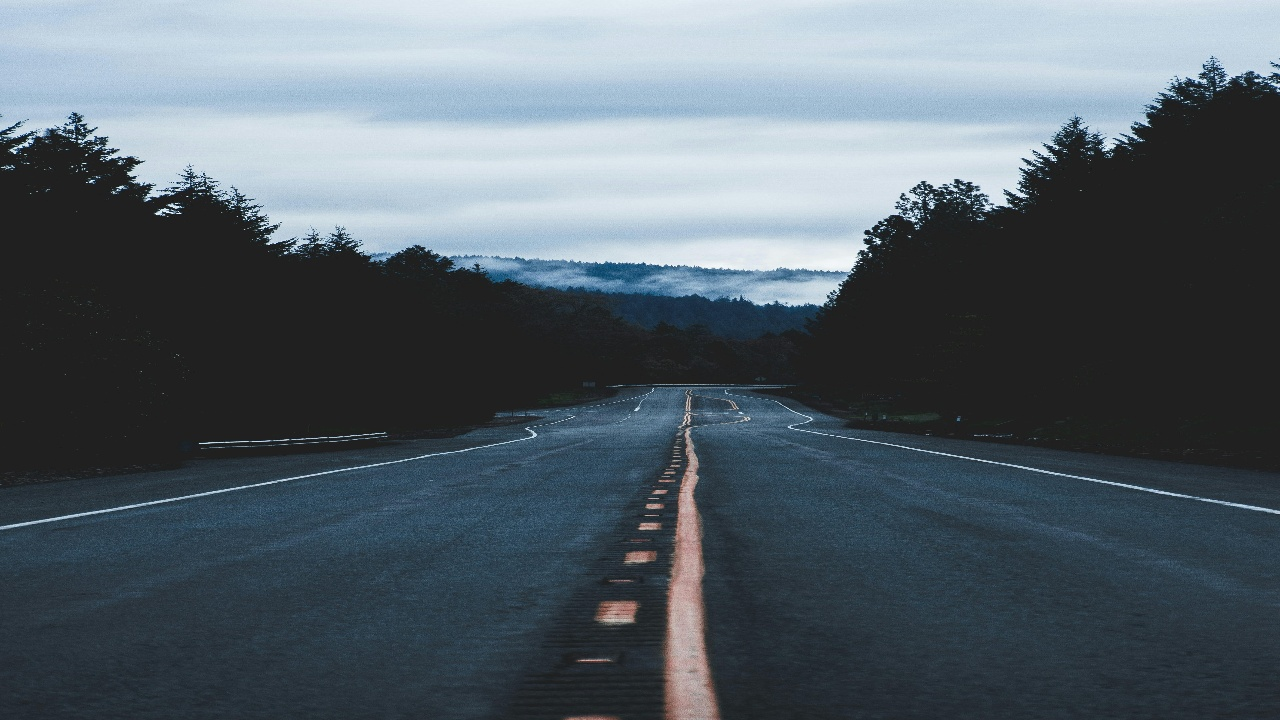
#> input picture input_images/road_01.jpg, 1280 x 720 px; its folder holds only this picture in this run
$ python road_analysis.py   (older library calls are emulated)
#> lines starting #> are read from the running program, lines starting #| are printed output that depends on the picture; after the words box and inside, x2 and y2 are one past the last pixel; in counts of white or black regions, pixels touching at a corner belong together
import cv2
import numpy as np
import os
import matplotlib.pyplot as plt
from skimage.segmentation import slic
from skimage.util import img_as_float

# =========================
# 建立目錄
# =========================
output_dir = "output_results"
os.makedirs(output_dir, exist_ok=True)
comparison_dir = "process_comparison"
os.makedirs(comparison_dir, exist_ok=True)

input_dir = "input_images"
image_files = sorted([f for f in os.listdir(input_dir) if f.endswith(".jpg")])

def optimize_image(image):
    lab = cv2.cvtColor(image, cv2.COLOR_BGR2LAB)
    l, a, b = cv2.split(lab)
    clahe = cv2.createCLAHE(clipLimit=1.2, tileGridSize=(8, 8))
    cl = clahe.apply(l)
    limg = cv2.merge((cl, a, b))
    return cv2.cvtColor(limg, cv2.COLOR_LAB2BGR)

for i, img_file in enumerate(image_files):
    image_path = os.path.join(input_dir, img_file)
    image = cv2.imread(image_path)
#> image is the input picture: shape (720, 1280, 3); mean B, G, R 105.5, 97, 85.6
    if image is None:
        continue

    h, w = image.shape[:2]
    enhanced = optimize_image(image)

    # 1. 取得道路色彩種子 (底部中央區域)
    seed_y1, seed_y2 = int(h*0.85), int(h*0.95)
    seed_x1, seed_x2 = int(w*0.45), int(w*0.55)
    seed_area = enhanced[seed_y1:seed_y2, seed_x1:seed_x2]
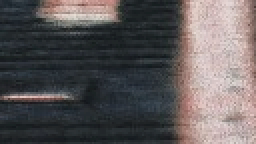
#> seed_area: shape (72, 128, 3) (shown 2 times larger); mean B, G, R 89.5, 88.7, 93.5
    avg_seed_color = np.mean(seed_area, axis=(0, 1))
#> avg_seed_color = [89.48, 88.73, 93.54]

    # 2. 梯度平滑度
    gray = cv2.cvtColor(enhanced, cv2.COLOR_BGR2GRAY)
    sobel = cv2.Sobel(gray, cv2.CV_64F, 1, 1, ksize=3)
    abs_sobel = np.absolute(sobel)
    smooth_mask = np.where(abs_sobel < 60, 255, 0).astype(np.uint8)
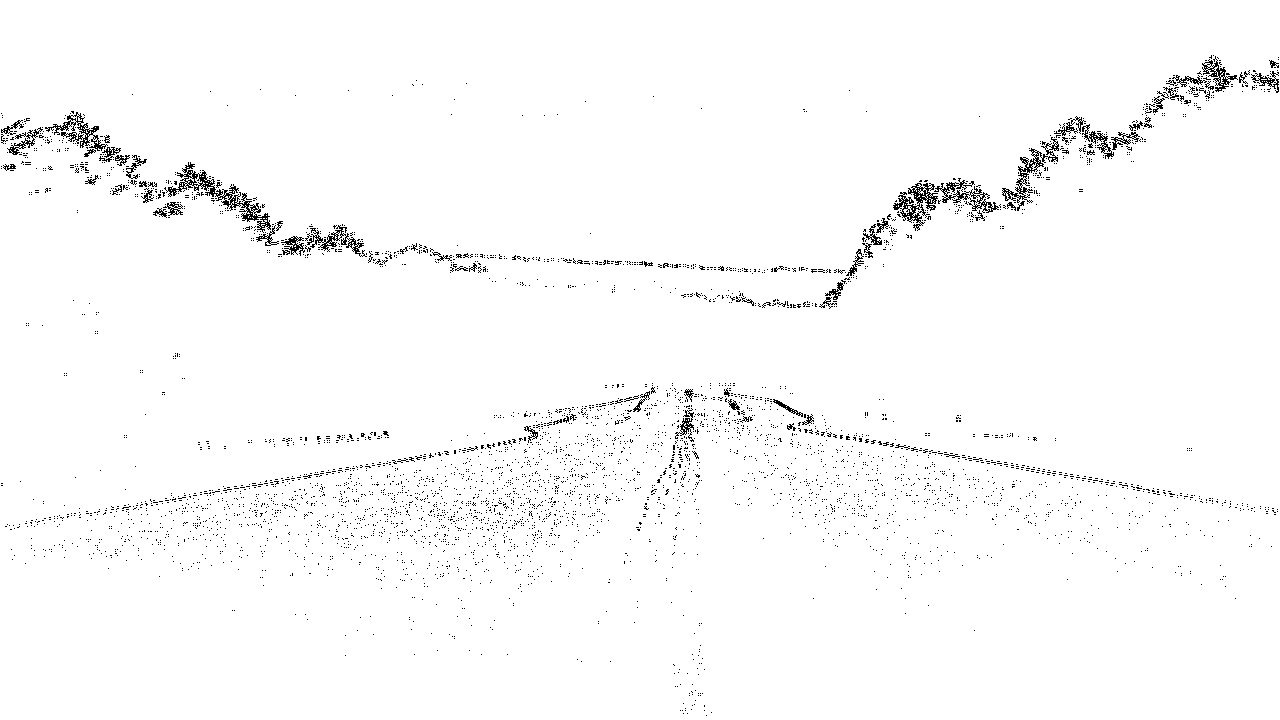
#> smooth_mask: shape (720, 1280); 98.1% white; black in thin lines or dots

    # 3. 幾何梯形 ROI (針對斜坡問題收窄底邊)
    roi_poly = np.array([
        [int(w*0.15), h],           # 收窄底邊從 0.02 -> 0.15
        [int(w*0.45), int(h*0.42)],
        [int(w*0.55), int(h*0.42)],
        [int(w*0.85), h]            # 收窄底邊從 0.98 -> 0.85
    ], dtype=np.int32)
    geom_mask = np.zeros((h, w), dtype=np.uint8)
    cv2.fillPoly(geom_mask, [roi_poly], 255)
#> geom_mask: shape (720, 1280); 23.3% white; 1 white region, box (x1, y1, x2, y2) and area: (192, 302, 1089, 720) 214434

    # 4. 多重顏色遮罩
    hsv = cv2.cvtColor(enhanced, cv2.COLOR_BGR2HSV)
#> hsv: shape (720, 1280, 3); mean H, S, V 76.8, 48, 107.9
    lower_gray = np.array([0, 0, 30])
    upper_gray = np.array([180, 100, 180])
    mask_gray = cv2.inRange(hsv, lower_gray, upper_gray)
#> mask_gray: shape (720, 1280); 62.7% white; 11426 black regions (11193 under 20 px), largest, box (x1, y1, x2, y2) and area: (0, 0, 1280, 340) 263648, (0, 425, 670, 568) 16210, (480, 336, 813, 424) 10298

    lower_yellow = np.array([15, 30, 80])
    upper_yellow = np.array([40, 255, 255])
    mask_yellow = cv2.inRange(hsv, lower_yellow, upper_yellow)
#> mask_yellow: shape (720, 1280); 0% white in thin lines or dots, all inside (x1, y1, x2, y2) = (601, 509, 706, 673)

    road_seed_mask = cv2.bitwise_or(mask_gray, mask_yellow)

    # 5. SLIC
    rgb = cv2.cvtColor(enhanced, cv2.COLOR_BGR2RGB)
    segments = slic(img_as_float(rgb), n_segments=500, compactness=10, channel_axis=2)
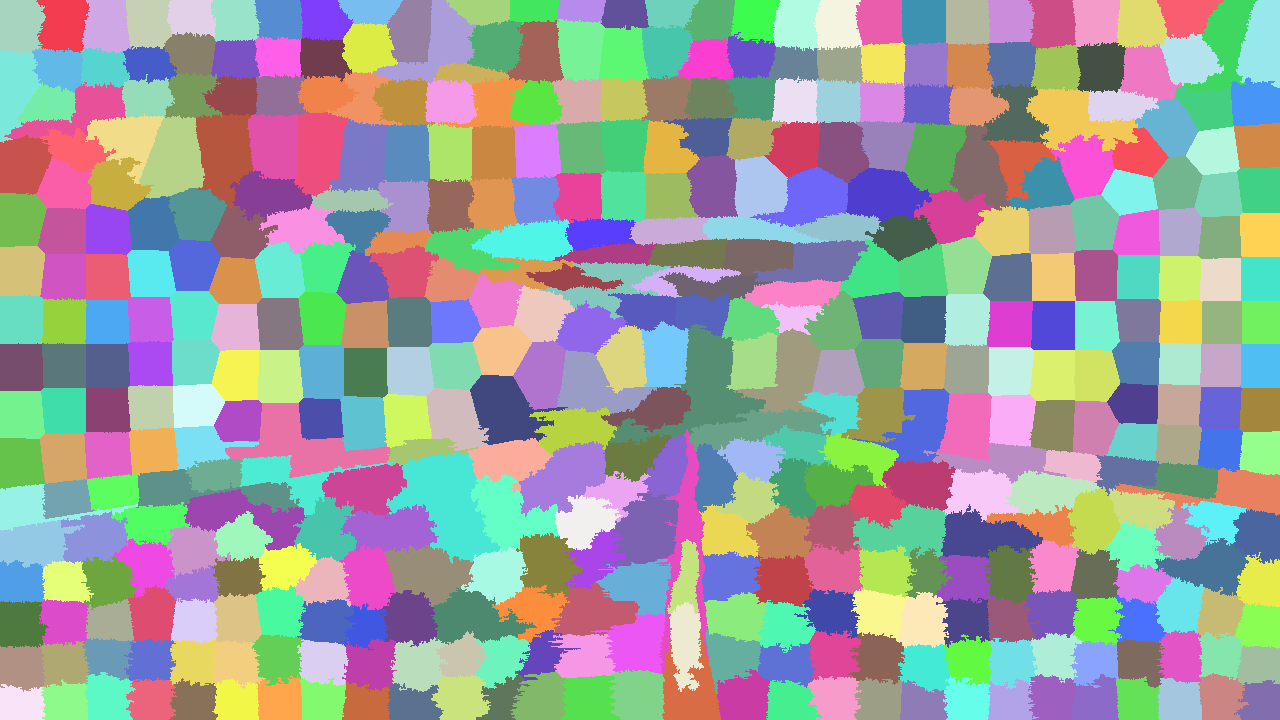
#> segments: shape (720, 1280) int64; 446 distinct labels, from 1 to 446; one colour per label, 0 black

    # 綜合過濾 (顏色 + 幾何 + 平滑)
    combined_ref_mask = cv2.bitwise_and(road_seed_mask, geom_mask)
#> combined_ref_mask: shape (720, 1280); 17.6% white; 501 white regions (487 under 20 px), largest, box (x1, y1, x2, y2) and area: (192, 302, 1089, 720) 159905, (638, 346, 725, 376) 844, (563, 495, 585, 512) 103
    combined_ref_mask = cv2.bitwise_and(combined_ref_mask, smooth_mask)
#> combined_ref_mask: shape (720, 1280); 17.4% white; 672 white regions (646 under 20 px), largest, box (x1, y1, x2, y2) and area: (192, 302, 1089, 720) 156220, (638, 346, 725, 376) 844, (742, 462, 764, 486) 218

    # 6. 超像素投票 (加入色彩種子距離檢查)
    mask = np.zeros((h, w), dtype=np.uint8)
    for seg_val in np.unique(segments):
        region = (segments == seg_val)

        # 計算與種子顏色的歐幾里得距離
        seg_color = np.mean(enhanced[region], axis=0)
        color_dist = np.linalg.norm(seg_color - avg_seed_color)

        # 投票門檻
        if np.mean(combined_ref_mask[region] > 0) > 0.25 and color_dist < 60:
            mask[region] = 255
#> this loop made 446 passes
#> (seg_color, color_dist) on passes 1 to 3: ([214.9, 196.8, 177.2], 185.5), ([219.1, 202.6, 183.8], 194.7), ([221, 206.1, 188.5], 200.2)
#> mask: shape (720, 1280); 13.6% white; 2 white regions, box (x1, y1, x2, y2) and area: (213, 324, 766, 720) 82147, (694, 425, 1038, 693) 43532

    # 7. 橫向連通強化
    bridge_kernel = np.ones((5, 25), np.uint8)
    mask = cv2.morphologyEx(mask, cv2.MORPH_CLOSE, bridge_kernel)
#> mask: shape (720, 1280); 14.1% white; 1 white region, box (x1, y1, x2, y2) and area: (213, 324, 1038, 720) 130239

    # 8. GrabCut & Final CC
    bgdModel = np.zeros((1, 65), np.float64)
    fgdModel = np.zeros((1, 65), np.float64)
    gc_mask = np.where((mask > 0), 3, 2).astype('uint8')
    if np.any(gc_mask == 3):
        cv2.grabCut(image, gc_mask, None, bgdModel, fgdModel, 3, cv2.GC_INIT_WITH_MASK)
        mask = np.where((gc_mask == 1) | (gc_mask == 3), 255, 0).astype('uint8')
#> mask: shape (720, 1280); 36.3% white; 758 white regions (752 under 20 px), largest, box (x1, y1, x2, y2) and area: (0, 385, 1280, 720) 332663, (653, 384, 719, 385) 66, (900, 193, 910, 203) 35, (895, 202, 905, 209) 28, (753, 385, 778, 386) 25, (973, 186, 980, 191) 22

    num_labels, labels, stats, _ = cv2.connectedComponentsWithStats(mask)
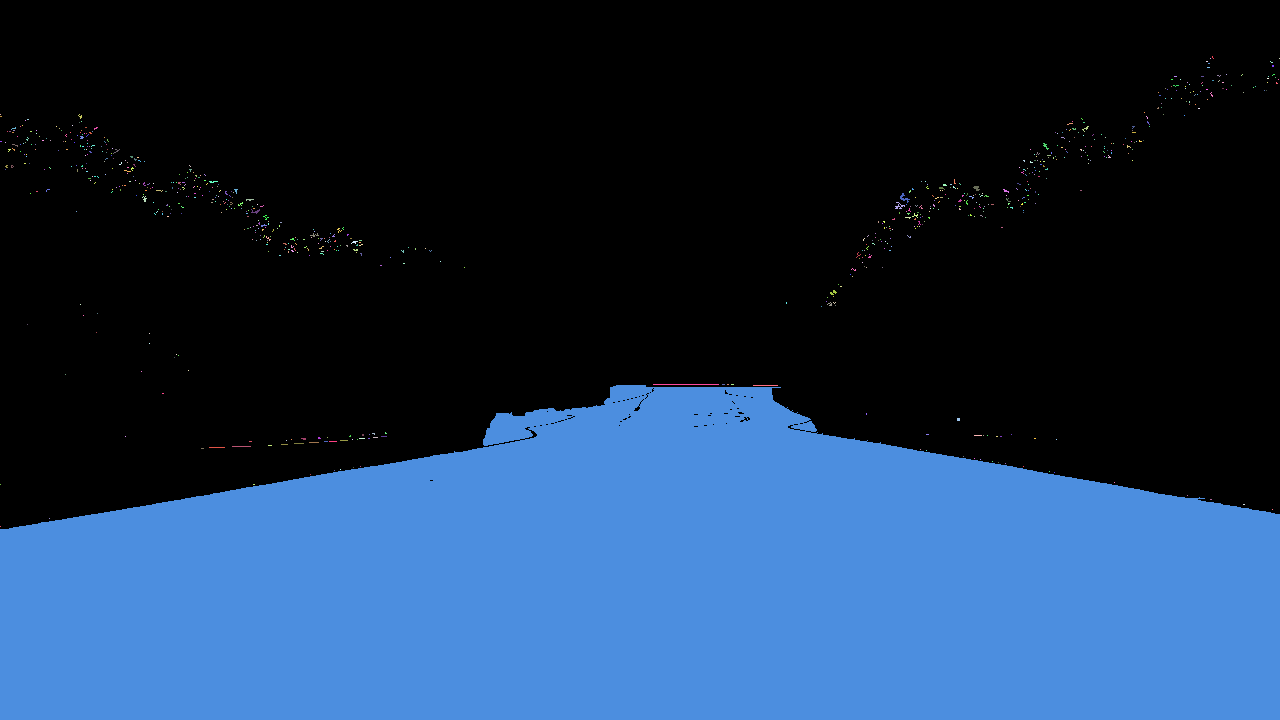
#> labels: shape (720, 1280) int32; 759 distinct labels, from 0 to 758; one colour per label, 0 black
#> num_labels = 759; stats = 759 rows, first 6: [0, 0, 1280, 529, 587048], [1212, 56, 2, 3, 3], [1210, 58, 1, 1, 1], [1279, 58, 1, 1, 1], [1206, 61, 2, 1, 2], [1270, 61, 3, 2, 3]
    if num_labels > 1:
        largest = 1 + np.argmax(stats[1:, cv2.CC_STAT_AREA])
#> largest = 688
        final_mask = (labels == largest).astype(np.uint8) * 255
#> final_mask: shape (720, 1280); 36.1% white; 1 white region, box (x1, y1, x2, y2) and area: (0, 385, 1280, 720) 332663
    else:
        final_mask = mask

    overlay = image.copy()
    overlay[final_mask > 0] = [0, 0, 255]
    output = cv2.addWeighted(overlay, 0.4, image, 0.6, 0)
    cv2.imwrite(os.path.join(output_dir, f"road_final_slic_{img_file}"), output)

    plt.figure(figsize=(15, 5))
    plt.subplot(1, 3, 1); plt.imshow(cv2.cvtColor(image, cv2.COLOR_BGR2RGB)); plt.title("Original")
    plt.subplot(1, 3, 2); plt.imshow(combined_ref_mask, cmap="gray"); plt.title("Seed Color & Tight ROI")
    plt.subplot(1, 3, 3); plt.imshow(cv2.cvtColor(output, cv2.COLOR_BGR2RGB)); plt.title("Final Result")
    plt.tight_layout()
    plt.savefig(os.path.join(comparison_dir, f"Figure_{i+1}.png"))
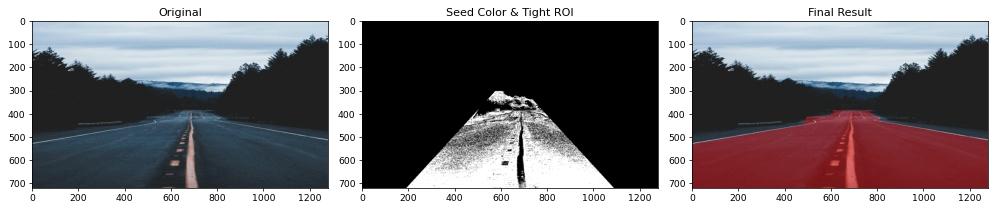
#> figure drawn by matplotlib, 3 panels
    plt.close()

print("完成：斜坡排除優化已執行。")

$ run again, on input_images/road_05.jpg
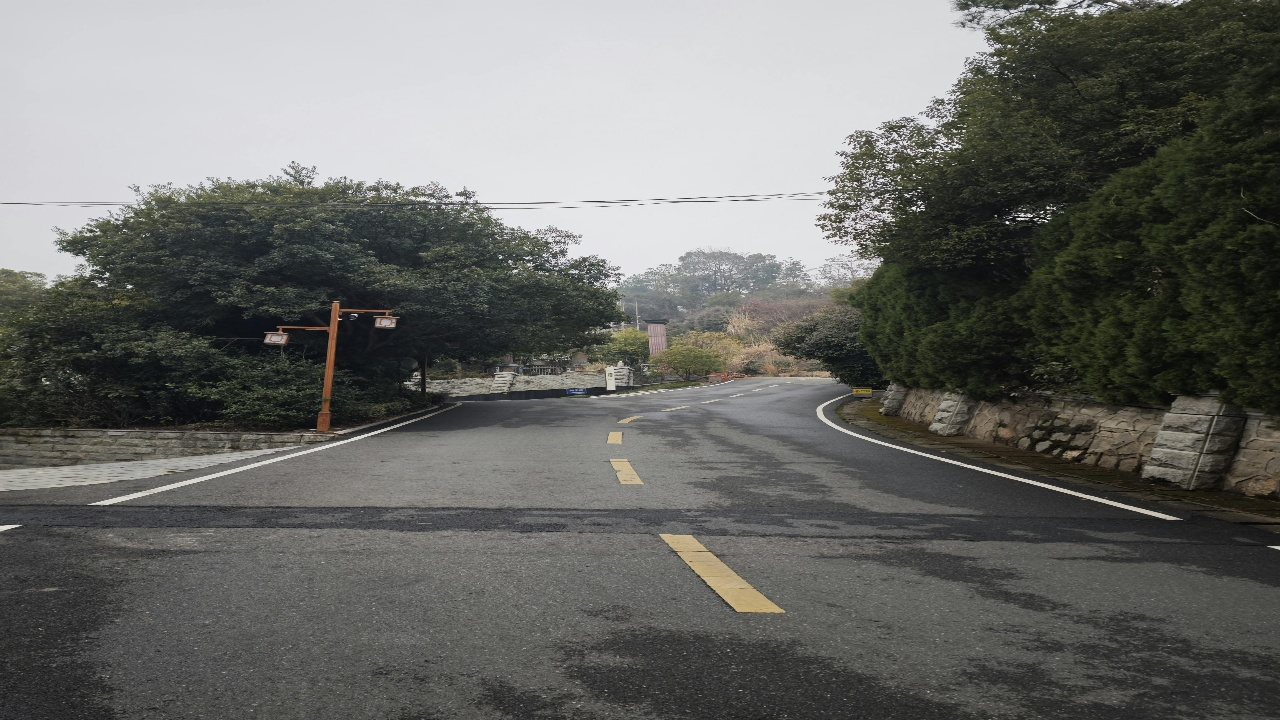
#> input picture input_images/road_05.jpg, 1280 x 720 px
#> image is the input picture: shape (720, 1280, 3); mean B, G, R 103.2, 106.7, 106
#> lab: shape (720, 1280, 3); mean of channels 0, 1, 2 110.7, 126.9, 130.1
#> limg: shape (720, 1280, 3); mean of channels 0, 1, 2 121.6, 126.9, 130.1
#> avg_seed_color = [77.09, 79.46, 79.43]
#> smooth_mask: shape (720, 1280); 93.3% white; black in thin lines or dots
#> geom_mask: shape (720, 1280); 23.3% white; 1 white region, box (x1, y1, x2, y2) and area: (192, 302, 1089, 720) 214434
#> hsv: shape (720, 1280, 3); mean H, S, V 56.5, 23.1, 118.9
#> mask_gray: shape (720, 1280); 67.5% white; 7430 black regions (7125 under 20 px), largest, box (x1, y1, x2, y2) and area: (0, 0, 1001, 291) 206707, (195, 300, 419, 432) 7092, (71, 351, 321, 432) 6022
#> mask_yellow: shape (720, 1280); 6.1% white; 2770 white regions (2536 under 20 px), largest, box (x1, y1, x2, y2) and area: (644, 263, 898, 381) 6928, (949, 401, 1165, 475) 6477, (658, 533, 786, 615) 3417
#> road_seed_mask: shape (720, 1280); 68.2% white; 7351 black regions (7063 under 20 px), largest, box (x1, y1, x2, y2) and area: (0, 0, 1001, 291) 206704, (195, 300, 419, 404) 6343, (71, 351, 321, 432) 6022
#> segments: shape (720, 1280) int64; 325 distinct labels, from 1 to 325
#> the loop `for seg_val in np.unique(segments):` made 325 passes
#> (seg_color, color_dist) on passes 1 to 3: ([207.1, 203.6, 201.6], 217.4), ([211.2, 207.5, 205.5], 224.2), ([213.3, 209.8, 207.8], 228.1)
#> gc_mask: shape (720, 1280); values 2 (black) and 3 (white), 15.4% white; 3 white regions, box (x1, y1, x2, y2) and area: (193, 438, 1098, 720) 132942, (550, 306, 722, 392) 6738, (455, 399, 608, 430) 2662
#> `num_labels, labels, stats, _ = cv2.connectedComponentsWithStats(mask)`:
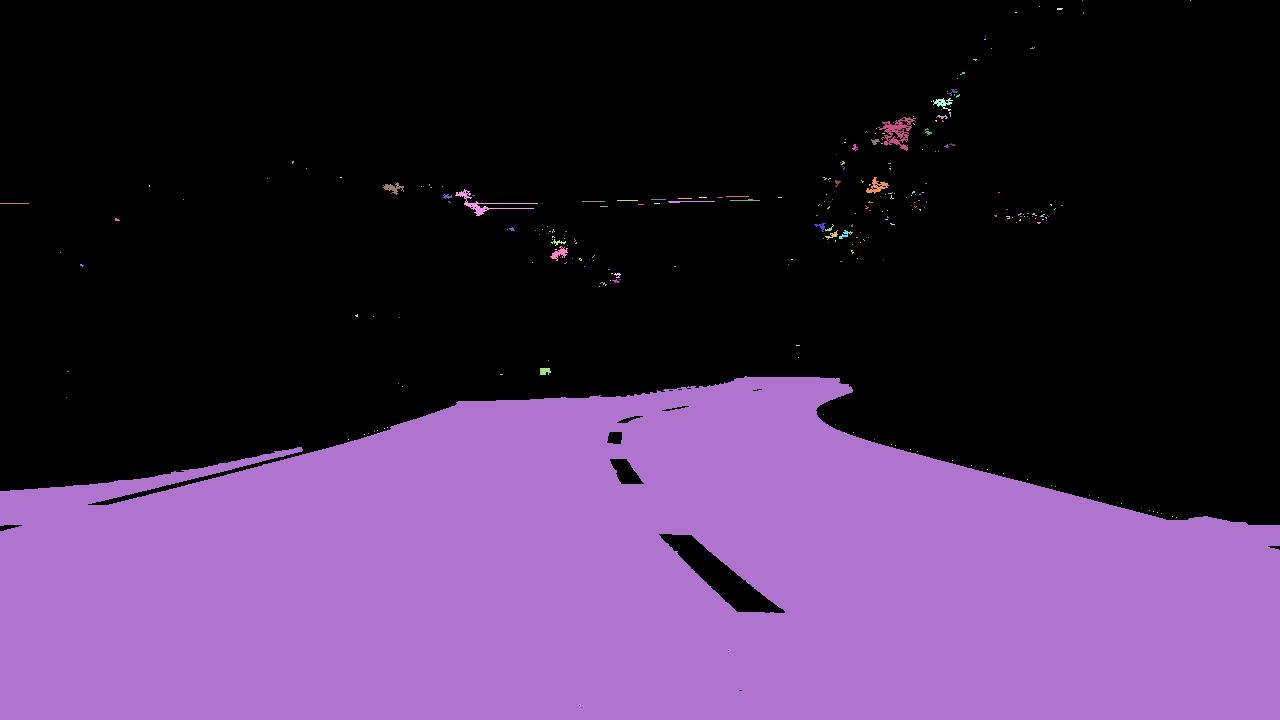
#> labels: shape (720, 1280) int32; 264 distinct labels, from 0 to 263; one colour per label, 0 black
#> num_labels = 264; stats = 264 rows, first 6: [0, 0, 1280, 706, 576587], [1082, 0, 1, 1, 1], [1190, 0, 1, 1, 1], [1039, 6, 1, 1, 1], [1057, 8, 6, 2, 11], [1015, 12, 2, 1, 2]
#> largest = 224
#> final_mask: shape (720, 1280); 37.2% white; 1 white region, box (x1, y1, x2, y2) and area: (0, 376, 1280, 720) 342475
#> `plt.savefig(os.path.join(comparison_dir, f"Figure_{i+1}.png"))`:
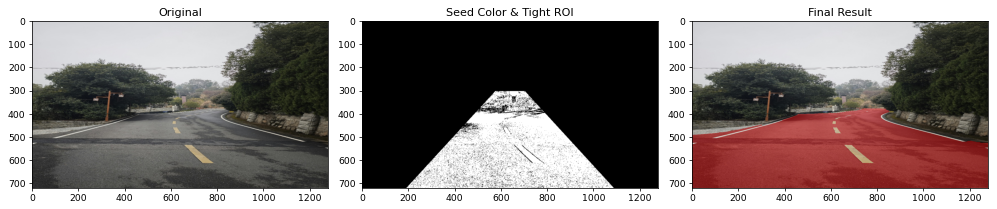
#> figure drawn by matplotlib, 3 panels
